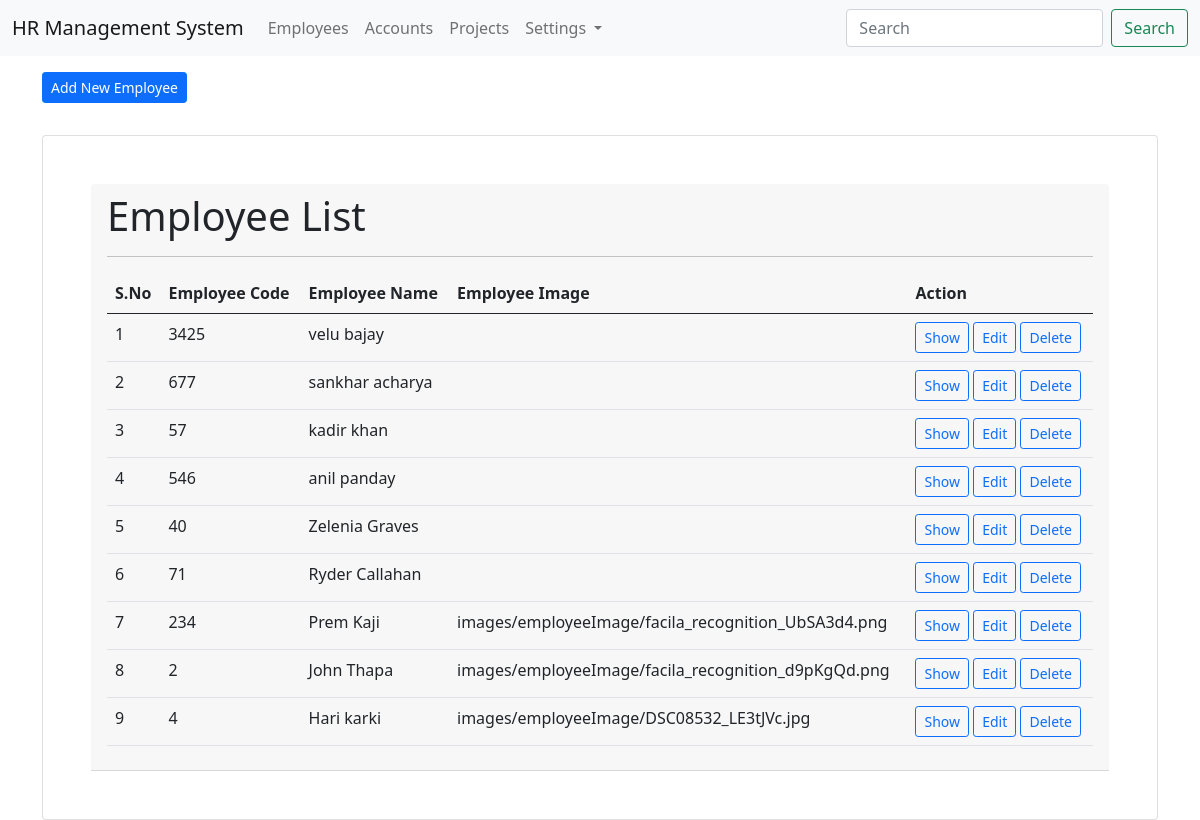
/employees/list/, run on an earlier commit of the app's database.
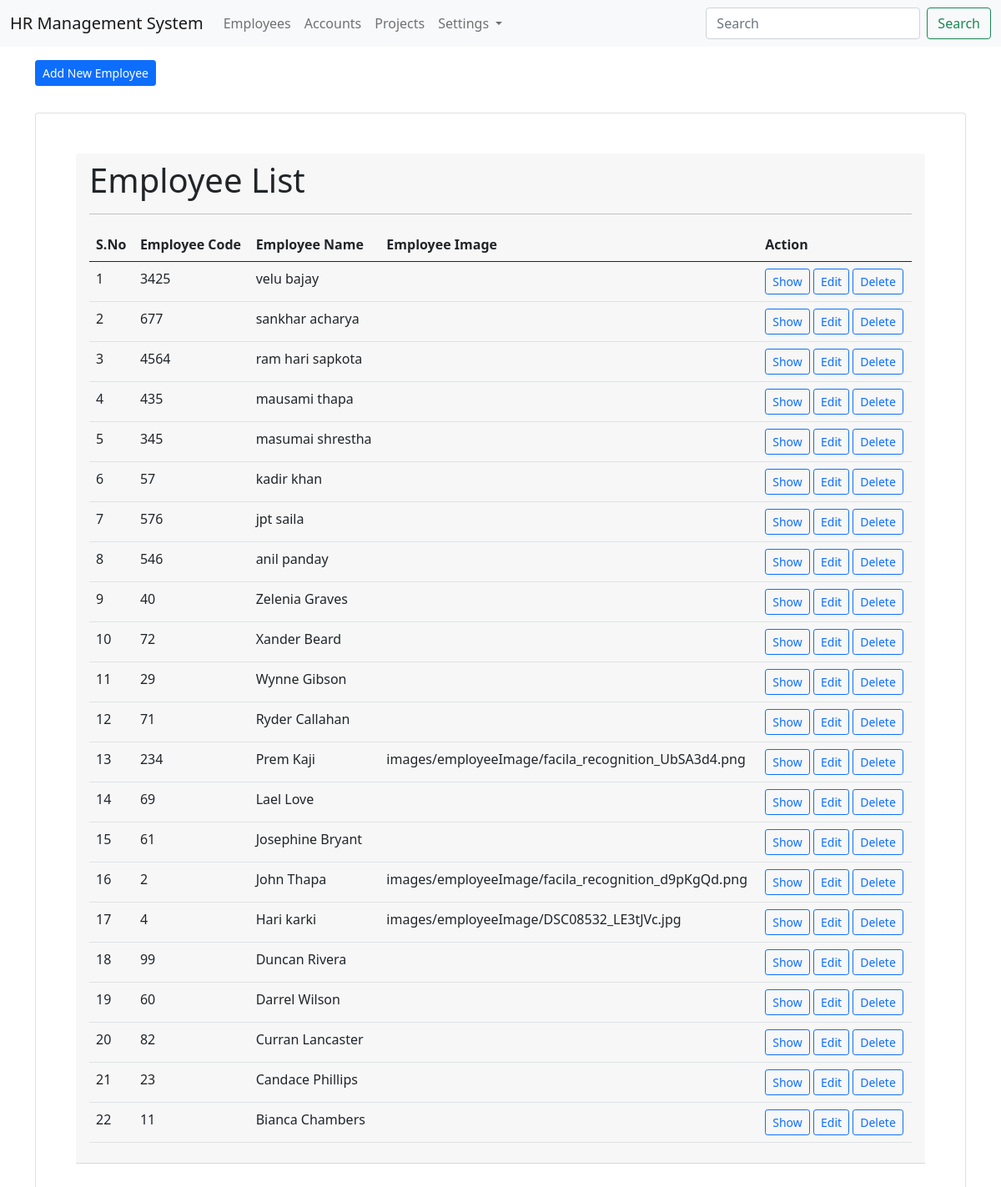
And on a later commit of the database.
### Employees/models.py (models this page shows, shortened)
class EmployeeDetail(models.Model):
    employee_code = models.PositiveIntegerField(primary_key=True, auto_created=True)
    employee_name = models.CharField(max_length=30)
    employee_designation = models.ForeignKey(EmployeeDesignation, on_delete=models.CASCADE)
    employee_contact = models.CharField(max_length=10)
    employee_image = models.FileField(upload_to="images/employeeImage", blank=True, null=True)
    is_active = models.BooleanField(default=True)
    class Meta:
        db_table = "employee_details"
        ordering = ["-employee_name"]

### Employees/views.py (the view)
# urls.py: path('list/', views.employee_list, name='employee_list'),
def employee_list(request):
    list_of_employee= EmployeeDetail.objects.all()
    context= {"data": list_of_employee }
    return render(request, 'employees/employee_list.html', context)

### templates/employees/employee_list.html (shortened to what this page needs)
{% extends 'layouts/master.html' %}
{% block content %}
<div class="container">
    <a href="{% url 'employee_add' %}" class= "btn btn-sm btn-primary mb-3 mt-3"> Add New Employee</a>
    <div class="card p-5 mt-3">
        <div class="card-header">
            <h1>Employee List</h1>
            <hr>
            <table class="table table-hover mt-3">
                <thead>
                    <tr>
                        <th>S.No</th>
                        <th>Employee Code</th>
                        <th>Employee Name</th>
                        <th>Employee Image</th>
                        <th>Action</th>
                    </tr>
                </thead>
                <tbody>
                    {% for  val in data %}
                    <tr>
                        <td>{{ forloop.counter }}</td>
                        <td>{{ val.employee_code }}</td>
                        <td>{{ val.employee_name }}</td>
                        <td>{{ val.employee_image }}</td>
                        <td>
                            <a href="{% url 'employee_show' val.pk %}" class="btn btn-sm btn-outline-primary">Show</a>
                            <a href="{% url 'employee_edit' val.pk %}" class="btn btn-sm btn-outline-primary">Edit</a>
                            <a href="{% url 'employee_delete' val.pk %}" class="btn btn-sm btn-outline-primary">Delete</a>
                        </td>
                    </tr>
                    {% endfor %}
                </tbody>
            </table>
        </div>
    </div>
</div>
{% endblock %}

### templates/layouts/master.html (shortened to what this page needs)
<!doctype html>
<html lang="en">
  <head>
    <link href="https://cdn.jsdelivr.net/npm/bootstrap@5.0.2/dist/css/bootstrap.min.css" rel="stylesheet">
  </head>
  <body>
    <nav class="navbar navbar-expand-lg navbar-light bg-light">
        <div class="container-fluid">
          <a class="navbar-brand" href="#">HR Management System</a>
          <div class="collapse navbar-collapse" id="navbarSupportedContent">
            <ul class="navbar-nav me-auto mb-2 mb-lg-0">
              <li class="nav-item">
                <a class="nav-link" href="{% url 'employee_list' %}">Employees</a>
              </li>
              <li class="nav-item">
                <a class="nav-link" href="#">Accounts</a>
              </li>
              <li class="nav-item">
                <a class="nav-link" href="#">Projects</a>
              </li>
              <li class="nav-item dropdown">
                <a class="nav-link dropdown-toggle" href="#" id="navbarDropdown" role="button" data-bs-toggle="dropdown" aria-expanded="false">
                  Settings
                </a>
              </li>
            </ul>
            <form class="d-flex">
              <input class="form-control me-2" type="search" placeholder="Search" aria-label="Search">
              <button class="btn btn-outline-success" type="submit">Search</button>
            </form>
          </div>
        </div>
    </nav>
    {% block content %}
    {% endblock %}
  </body>
</html>

What changed in the data, as far as the page shows it:
added EmployeeDetail: employee_code "4564", employee_name "ram hari sapkota"
added EmployeeDetail: employee_code "435", employee_name "mausami thapa"
added EmployeeDetail: employee_code "345", employee_name "masumai shrestha"
added EmployeeDetail: employee_code "576", employee_name "jpt saila"
added EmployeeDetail: employee_code "72", employee_name "Xander Beard"
added EmployeeDetail: employee_code "29", employee_name "Wynne Gibson"
added EmployeeDetail: employee_code "69", employee_name "Lael Love"
added EmployeeDetail: employee_code "61", employee_name "Josephine Bryant"
added EmployeeDetail: employee_code "99", employee_name "Duncan Rivera"
added EmployeeDetail: employee_code "60", employee_name "Darrel Wilson"
added EmployeeDetail: employee_code "82", employee_name "Curran Lancaster"
added EmployeeDetail: employee_code "23", employee_name "Candace Phillips"
added EmployeeDetail: employee_code "11", employee_name "Bianca Chambers"
